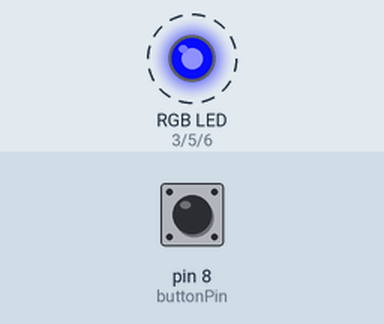
Recording of a sketch running on a simulated Arduino Uno, built with avr-gcc and run on an emulated ATmega328P. Shown: an RGB LED mixed from three pins (HIGH = lit). Dashed ring = blinking. The inputs (shaded band) are chosen by the test bench; at power-on: pin 8 (buttonPin) HIGH.

Above: at 1.2 s.
1.3 s: pin 8 (buttonPin) pulled LOW for 1 s
At 3.2 s:
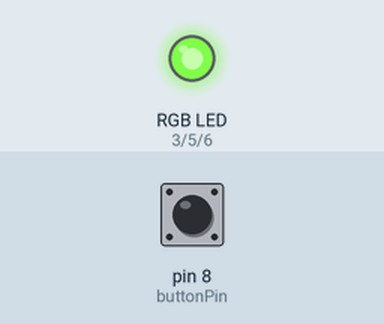
5.3 s: pin 8 (buttonPin) pulled LOW for 0.15 s
At 5.95 s:
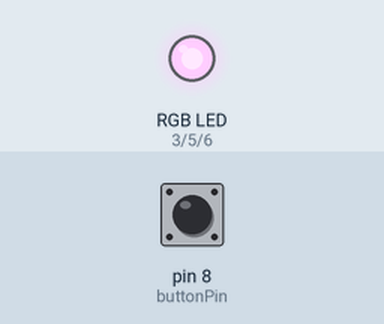
8.3 s: pin 8 (buttonPin) pulsed LOW 2 times (0.12 s each, 0.3 s apart)
At 8.87 s:
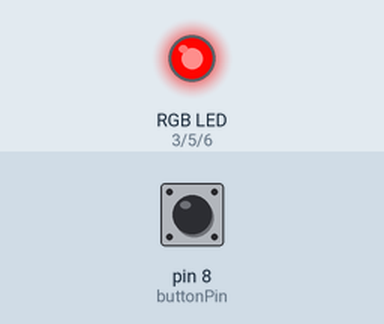
Timing chart, 0 to 29.7 s (numbered marks = the images above; inputs shaded):
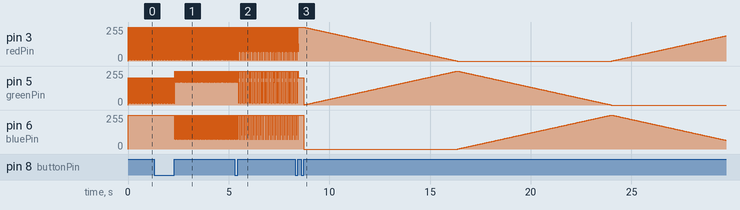

The sketch:

EarlHP.ino
```cpp
// *VARIABLE DECLARATIONS*

// *Delays*
#define DELAY_1 10
#define DELAY_2 15
#define delayTime 50

// *Colors*
#define RED 50,0,0
#define ORANGE 247,84,2
#define YELLOW 247,243,2
#define GREEN 0,50,0
#define BLUE 42,3,181
#define INDIGO 127,3,181
#define VIOLET 186,0,148
#define BLACK 0,0,0

// *Pins*
int redPin = 3;
int greenPin = 5;
int bluePin = 6;
int buttonPin = 8;

#define COMMON_ANODE

// *Button*
int buttonState;             // the current reading from the input pin
int lastButtonState = LOW;
unsigned long lastDebounceTime = 0;  // the last time the output pin was toggled
unsigned long debounceDelay = 200;    // the debounce time; increase if the output flickers

// *Patterns*
int nPatterns = 5; //number of patterns
int lightPattern = 1; //current pattern

//==================================
// *Setup*
void setup()
{
  pinMode(redPin, OUTPUT);
  pinMode(greenPin, OUTPUT);
  pinMode(bluePin, OUTPUT);
  pinMode(buttonPin, INPUT);
  setColourRgb(0,0,0);
  digitalWrite(buttonPin, HIGH);  // button pin is HIGH, so it drops to 0 if pressed
}

//=================================================
// *Animation Programs*

void Solid(int red, int green, int blue)
{
  #ifdef COMMON_ANODE
    red = 255 - red;
    green = 255 - green;
    blue = 255 - blue;
  #endif
  analogWrite(redPin, red);
  analogWrite(greenPin, green);
  analogWrite(bluePin, blue);
}

void Strobe2 (int red1, int green1, int blue1, int red2, int green2, int blue2)
{
 #ifdef COMMON_ANODE
    red1 = 255 - red1;
    green1 = 255 - green1;
    blue1 = 255 - blue1;
    red2 = 255 - red2;
    green2 = 255 - green2;
    blue2 = 255 - blue2;
  #endif
  analogWrite(redPin, red1);
  analogWrite(greenPin, green1);
  analogWrite(bluePin, blue1);
  delay(15);
  analogWrite(redPin, red2);
  analogWrite(greenPin, green2);
  analogWrite(bluePin, blue2);
  delay(15);
}

void Strobe3 (int red1, int green1, int blue1, int red2, int green2, int blue2, int red3, int green3, int blue3)
{
 #ifdef COMMON_ANODE
    red1 = 255 - red1;
    green1 = 255 - green1;
    blue1 = 255 - blue1;
    red2 = 255 - red2;
    green2 = 255 - green2;
    blue2 = 255 - blue2;
    red3 = 255 - red3;
    green3 = 255 - green3;
    blue3 = 255 - blue3;
  #endif
  analogWrite(redPin, red1);
  analogWrite(greenPin, green1);
  analogWrite(bluePin, blue1);
  delay(10);
  analogWrite(redPin, red2);
  analogWrite(greenPin, green2);
  analogWrite(bluePin, blue2);
  delay(15);
  analogWrite(redPin, red3);
  analogWrite(greenPin, green3);
  analogWrite(bluePin, blue3);
  delay(10);

}

void RainbowStrobe (int red1, int green1, int blue1, int red2, int green2, int blue2, int red3, int green3, int blue3,
int red4, int green4, int blue4, int red5, int green5, int blue5, int red6, int green6, int blue6, int red7, int green7,
int blue7)
{
 #ifdef COMMON_ANODE
    red1 = 255 - red1;
    green1 = 255 - green1;
    blue1 = 255 - blue1;
    red2 = 255 - red2;
    green2 = 255 - green2;
    blue2 = 255 - blue2;
    red3 = 255 - red3;
    green3 = 255 - green3;
    blue3 = 255 - blue3;
    red4 = 255 - red4;
    green4 = 255 - green4;
    blue4 = 255 - blue4;
    red5 = 255 - red5;
    green5 = 255 - green5;
    blue5 = 255 - blue5;
    red6 = 255 - red6;
    green6 = 255 - green6;
    blue6 = 255 - blue6;
    red7 = 255 - red7;
    green7 = 255 - green7;
    blue7 = 255 - blue7;
  #endif
  analogWrite(redPin, red1);
  analogWrite(greenPin, green1);
  analogWrite(bluePin, blue1);
  delay(10);
  analogWrite(redPin, red2);
  analogWrite(greenPin, green2);
  analogWrite(bluePin, blue2);
  delay(15);
  analogWrite(redPin, red3);
  analogWrite(greenPin, green3);
  analogWrite(bluePin, blue3);
  delay(10);
  analogWrite(redPin, red4);
  analogWrite(greenPin, green4);
  analogWrite(bluePin, blue4);
  delay(15);
  analogWrite(redPin, red5);
  analogWrite(greenPin, green5);
  analogWrite(bluePin, blue5);
  delay(10);
  analogWrite(redPin, red6);
  analogWrite(greenPin, green6);
  analogWrite(bluePin, blue6);
  delay(15);
  analogWrite(redPin, red7);
  analogWrite(greenPin, green7);
  analogWrite(bluePin, blue7);
  delay(10);
}


void Rainbow()
{
unsigned int rgbColour[3];

  // Start off with red.
  rgbColour[0] = 255;
  rgbColour[1] = 0;
  rgbColour[2] = 0;

  // Choose the colours to increment and decrement.
  for (int decColour = 0; decColour < 3; decColour += 1) {
    int incColour = decColour == 2 ? 0 : decColour + 1;

    // cross-fade the two colours.
    for(int i = 0; i < 255; i += 1) {
      rgbColour[decColour] -= 1;
      rgbColour[incColour] += 1;

      setColourRgb(rgbColour[0], rgbColour[1], rgbColour[2]);
      delay(30);
    }
  }
}

void setColourRgb(unsigned int red, unsigned int green, unsigned int blue) {
  analogWrite(redPin, red);
  analogWrite(greenPin, green);
  analogWrite(bluePin, blue);
 }

//==================================

// *Main Program Loop*

void loop() {
  // read that state of the pushbutton value;
  int reading = digitalRead(buttonPin);
// If the switch changed, due to noise or pressing:
  if (buttonState != lastButtonState) {
    // reset the debouncing timer
    lastDebounceTime = millis();
  }

  // whatever the reading is at, it's been there for longer than the debounce
  // delay, so take it as the actual current state:
  if ((millis() - lastDebounceTime) > debounceDelay) {

    // if the button state has changed:
    if (reading != buttonState) {
      buttonState = reading;

      // only toggle the LED if the new button state is HIGH
      if (buttonState == HIGH) {

        // increment the pattern by 1
        lightPattern = lightPattern + 1;
      }
    }
  }


 //when you go over the number of patterns, reset the pattern loop
  if (lightPattern > nPatterns) lightPattern = 1;
  lastButtonState = reading;

// *Animation Parameters*
  switch(lightPattern) {
  case 1:
      Strobe2(GREEN,YELLOW);  //
      break;
  case 2:
      Strobe3(INDIGO,GREEN,ORANGE);  //
      break;
  case 3:
      RainbowStrobe(RED,ORANGE,YELLOW,GREEN,BLUE,INDIGO,VIOLET);
      break;
  case 4:
      Solid(GREEN);
      break;
  case 5:
      Rainbow();
      break;
  }
}
```
